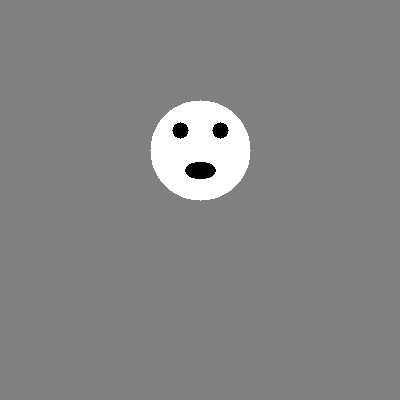
#> input picture DogFaceNet-Project/test_face.jpg, 400 x 400 px
$ python basic_enhanced_detector.py
#> lines starting #> are read from the running program, lines starting #| are printed output that depends on the picture; after the words box and inside, x2 and y2 are one past the last pixel; in counts of white or black regions, pixels touching at a corner belong together
#!/usr/bin/env python3
"""
Basic Enhanced Animal Detector - PyTorch/YOLO 없이 동작하는 버전
"""
import cv2
import numpy as np
from pathlib import Path
import json
from datetime import datetime

class BasicEnhancedDetector:
    """기본 라이브러리만 사용하는 향상된 탐지기"""

    def __init__(self):
        self.cascades = {}
        self.load_cascades()

    def load_cascades(self):
        """Haar Cascade들 로드"""
        print("Loading Haar Cascades...")

        cascade_path = cv2.data.haarcascades
        cascade_files = {
            'frontal_face': 'haarcascade_frontalface_default.xml',
            'frontal_face_alt': 'haarcascade_frontalface_alt.xml',
            'profile_face': 'haarcascade_profileface.xml',
            'eye': 'haarcascade_eye.xml',
        }

        for name, file in cascade_files.items():
            try:
                full_path = cascade_path + file
                cascade = cv2.CascadeClassifier(full_path)
                if not cascade.empty():
                    self.cascades[name] = cascade
                    print(f"OK: {name}")
                else:
                    print(f"FAILED: {name}")
            except Exception as e:
                print(f"ERROR loading {name}: {e}")

    def enhanced_preprocessing(self, image):
        """향상된 전처리"""
        gray = cv2.cvtColor(image, cv2.COLOR_BGR2GRAY) if len(image.shape) == 3 else image

        # 1. CLAHE 적용
        clahe = cv2.createCLAHE(clipLimit=2.0, tileGridSize=(8,8))
        enhanced = clahe.apply(gray)

        # 2. 가우시안 블러
        blurred = cv2.GaussianBlur(enhanced, (3, 3), 0)

        # 3. 히스토그램 균등화
        equalized = cv2.equalizeHist(blurred)

        return {
            'original': gray,
            'clahe': enhanced,
            'blurred': blurred,
            'equalized': equalized
        }

    def detect_with_multiple_cascades(self, image):
        """여러 Cascade로 탐지"""
        preprocessed = self.enhanced_preprocessing(image)
        all_detections = []

        for cascade_name, cascade in self.cascades.items():
            for preprocess_name, processed_img in preprocessed.items():
                # 다양한 파라미터로 탐지
                params_sets = [
                    {'scaleFactor': 1.05, 'minNeighbors': 3},
                    {'scaleFactor': 1.1, 'minNeighbors': 4},
                    {'scaleFactor': 1.15, 'minNeighbors': 5},
                ]

                for params in params_sets:
                    faces = cascade.detectMultiScale(
                        processed_img,
                        scaleFactor=params['scaleFactor'],
                        minNeighbors=params['minNeighbors'],
                        minSize=(20, 20),
                        maxSize=(300, 300)
                    )

                    for (x, y, w, h) in faces:
                        # 크기 기반 신뢰도
                        area = w * h
                        img_area = processed_img.shape[0] * processed_img.shape[1]
                        size_ratio = area / img_area
                        confidence = min(0.95, 0.4 + size_ratio * 3)

                        all_detections.append({
                            'method': f'{cascade_name}_{preprocess_name}',
                            'bbox': (x, y, w, h),
                            'confidence': confidence,
                            'params': params
                        })

        return self.apply_nms(all_detections)

    def detect_circles(self, image):
        """원형 특징(눈, 코) 탐지"""
        gray = cv2.cvtColor(image, cv2.COLOR_BGR2GRAY) if len(image.shape) == 3 else image

        # 가우시안 블러 적용
        blurred = cv2.GaussianBlur(gray, (9, 9), 2)

        # 다양한 파라미터로 원 탐지
        param_sets = [
            {'dp': 1, 'minDist': 30, 'param1': 50, 'param2': 30, 'minRadius': 5, 'maxRadius': 50},
            {'dp': 1.2, 'minDist': 25, 'param1': 40, 'param2': 25, 'minRadius': 8, 'maxRadius': 80},
            {'dp': 2, 'minDist': 20, 'param1': 60, 'param2': 35, 'minRadius': 10, 'maxRadius': 60},
        ]

        circle_detections = []

        for params in param_sets:
            circles = cv2.HoughCircles(
                blurred,
                cv2.HOUGH_GRADIENT,
                dp=params['dp'],
                minDist=params['minDist'],
                param1=params['param1'],
                param2=params['param2'],
                minRadius=params['minRadius'],
                maxRadius=params['maxRadius']
            )

            if circles is not None:
                circles = np.round(circles[0, :]).astype("int")
                for (x, y, r) in circles[:10]:  # 최대 10개
                    confidence = min(1.0, r / 40.0)  # 반지름 기반 신뢰도
                    circle_detections.append({
                        'method': 'HoughCircles',
                        'bbox': (x-r, y-r, 2*r, 2*r),
                        'confidence': confidence,
                        'type': 'circle'
                    })

        return circle_detections[:5]  # 상위 5개

    def detect_contours(self, image):
        """윤곽선 기반 탐지"""
        gray = cv2.cvtColor(image, cv2.COLOR_BGR2GRAY) if len(image.shape) == 3 else image

        # 전처리
        blurred = cv2.GaussianBlur(gray, (5, 5), 0)

        # 적응적 임계값
        thresh = cv2.adaptiveThreshold(
            blurred, 255, cv2.ADAPTIVE_THRESH_GAUSSIAN_C,
            cv2.THRESH_BINARY_INV, 11, 2
        )

        # 모폴로지 연산
        kernel = np.ones((3, 3), np.uint8)
        thresh = cv2.morphologyEx(thresh, cv2.MORPH_CLOSE, kernel)

        # 윤곽선 찾기
        contours, _ = cv2.findContours(thresh, cv2.RETR_EXTERNAL, cv2.CHAIN_APPROX_SIMPLE)

        contour_detections = []
        height, width = gray.shape
        min_area = (width * height) * 0.005  # 0.5%
        max_area = (width * height) * 0.4    # 40%

        for contour in contours:
            area = cv2.contourArea(contour)
            if min_area < area < max_area:
                x, y, w, h = cv2.boundingRect(contour)

                # 종횡비 확인
                aspect_ratio = w / h
                if 0.4 < aspect_ratio < 2.5:
                    # 면적 기반 신뢰도
                    confidence = min(0.8, area / max_area * 2)

                    contour_detections.append({
                        'method': 'Contour',
                        'bbox': (x, y, w, h),
                        'confidence': confidence,
                        'area': area
                    })

        # 신뢰도순 정렬하여 상위 5개
        contour_detections.sort(key=lambda x: x['confidence'], reverse=True)
        return contour_detections[:5]

    def apply_nms(self, detections, threshold=0.3):
        """Non-Maximum Suppression"""
        if not detections:
            return []

        # 신뢰도순 정렬
        detections = sorted(detections, key=lambda x: x['confidence'], reverse=True)

        kept = []
        for detection in detections:
            x1, y1, w1, h1 = detection['bbox']

            # 기존 탐지와 겹침 확인
            overlap = False
            for kept_det in kept:
                x2, y2, w2, h2 = kept_det['bbox']

                # IoU 계산
                xi1, yi1 = max(x1, x2), max(y1, y2)
                xi2, yi2 = min(x1+w1, x2+w2), min(y1+h1, y2+h2)

                if xi1 < xi2 and yi1 < yi2:
                    inter_area = (xi2 - xi1) * (yi2 - yi1)
                    union_area = w1*h1 + w2*h2 - inter_area
                    iou = inter_area / union_area if union_area > 0 else 0

                    if iou > threshold:
                        overlap = True
                        break

            if not overlap:
                kept.append(detection)

            if len(kept) >= 10:  # 최대 10개
                break

        return kept

    def ensemble_detection(self, image_path):
        """앙상블 탐지 수행"""
        image = cv2.imread(str(image_path))
        if image is None:
            return None, [], {}

        all_detections = []
        method_images = {}

        print("Running cascade detection...")
        cascade_dets = self.detect_with_multiple_cascades(image)
        all_detections.extend(cascade_dets)

        print("Running circle detection...")
        circle_dets = self.detect_circles(image)
        all_detections.extend(circle_dets)

        print("Running contour detection...")
        contour_dets = self.detect_contours(image)
        all_detections.extend(contour_dets)

        # 최종 NMS
        final_detections = self.apply_nms(all_detections, threshold=0.4)

        # 결과 이미지 생성
        result_image = self.draw_detections(image, final_detections)

        # 방법별 이미지
        method_images['cascades'] = self.draw_detections(image.copy(), cascade_dets)
        method_images['circles'] = self.draw_detections(image.copy(), circle_dets)
        method_images['contours'] = self.draw_detections(image.copy(), contour_dets)

        return result_image, final_detections, method_images

    def draw_detections(self, image, detections):
        """탐지 결과 시각화"""
        result = image.copy()

        colors = {
            'cascade': (0, 255, 0),    # 초록
            'circle': (255, 255, 0),   # 노랑
            'contour': (255, 0, 255),  # 마젠타
            'default': (0, 0, 255)     # 빨강
        }

        for det in detections:
            x, y, w, h = det['bbox']
            confidence = det['confidence']
            method = det['method'].lower()

            # 색상 선택
            color = colors['default']
            for key in colors:
                if key in method:
                    color = colors[key]
                    break

            # 바운딩 박스
            thickness = 3 if confidence > 0.7 else 2
            cv2.rectangle(result, (x, y), (x+w, y+h), color, thickness)

            # 라벨
            label = f"{det['method']}: {confidence:.2f}"
            cv2.putText(result, label, (x, y-10),
                       cv2.FONT_HERSHEY_SIMPLEX, 0.5, color, 2)

            # 중심점
            center_x, center_y = x + w//2, y + h//2
            cv2.circle(result, (center_x, center_y), 3, color, -1)

        # 탐지 수 표시
        cv2.putText(result, f"Detections: {len(detections)}", (10, 30),
                   cv2.FONT_HERSHEY_SIMPLEX, 1, (255, 255, 255), 2)

        return result

    def save_results(self, image, detections, output_path):
        """결과 저장"""
        # 이미지 저장
        cv2.imwrite(str(output_path), image)

        # JSON 정보 저장
        info_path = Path(output_path).with_suffix('.json')
        with open(info_path, 'w') as f:
            json.dump({
                'timestamp': datetime.now().isoformat(),
                'total_detections': len(detections),
                'detections': [
                    {
                        'method': det.get('method', 'Unknown'),
                        'bbox': [int(x) for x in det['bbox']],
                        'confidence': float(det['confidence'])
                    }
                    for det in detections
                ]
            }, f, indent=2)

        print(f"Results saved: {output_path}")
        print(f"Info saved: {info_path}")


def test_basic_enhanced():
    """기본 Enhanced Detector 테스트"""
    print("Basic Enhanced Animal Detection Test")
    print("="*40)

    detector = BasicEnhancedDetector()

    # 테스트 이미지
    test_image = 'test_face.jpg'
    if not Path(test_image).exists():
        print("Creating test image...")
        import numpy as np

        # 테스트 이미지 생성
        img = np.ones((400, 400, 3), dtype=np.uint8) * 128
        cv2.circle(img, (200, 150), 60, (255, 255, 255), -1)  # 얼굴
        cv2.circle(img, (180, 130), 10, (0, 0, 0), -1)        # 왼쪽 눈
        cv2.circle(img, (220, 130), 10, (0, 0, 0), -1)        # 오른쪽 눈
        cv2.ellipse(img, (200, 170), (20, 10), 0, 0, 360, (0, 0, 0), -1)  # 코

        cv2.imwrite(test_image, img)
        print(f"Test image created: {test_image}")

    # 탐지 수행
    print("Running enhanced detection...")
    final_image, detections, method_images = detector.ensemble_detection(test_image)
#> in ensemble_detection, image is the input picture: shape (400, 400, 3); min 0, max 255, mean 132.9
#> in enhanced_preprocessing, `equalized = cv2.equalizeHist(blurred)`:
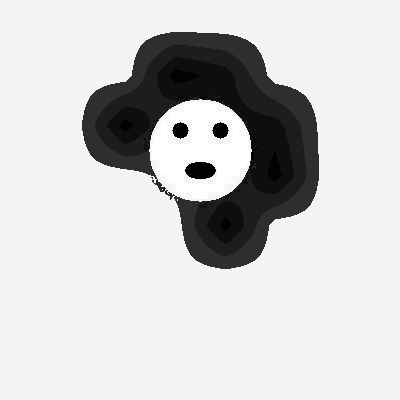
#> equalized: shape (400, 400); min 0, max 255, mean 205
#> in detect_with_multiple_cascades, `preprocessed = self.enhanced_preprocessing(image)`: preprocessed = 4 items
#> in ensemble_detection, `cascade_dets = self.detect_with_multiple_cascades(image)`: cascade_dets = 1 item
#> the loop in detect_circles, `for params in param_sets:` made 3 passes
#> circles on passes 1 to 3: [[200, 150, 49]], [[200, 151, 49]], [[201, 151, 49], [185, 139, 32], [213, 133, 30]]
#> after the loop in detect_circles, `for params in param_sets:`: circle_detections = 5 items
#> in detect_contours, `thresh = cv2.adaptiveThreshold( blurred, 255, cv2.ADAPTIVE_THRESH_GAUS..`:
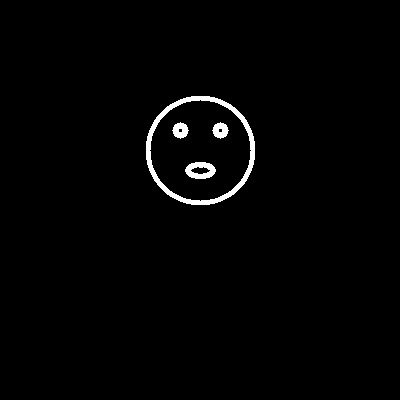
#> thresh: shape (400, 400); 1.5% white; 4 white regions, box (x1, y1, x2, y2) and area: (146, 96, 255, 205) 1618, (185, 162, 216, 179) 333, (172, 122, 189, 139) 188, (212, 122, 229, 139) 188
#> in detect_contours, `thresh = cv2.morphologyEx(thresh, cv2.MORPH_CLOSE, kernel)`: thresh: shape (400, 400); 1.5% white; 4 white regions
#> in detect_contours, `contours, _ = cv2.findContours(thresh, cv2.RETR_EXTERNAL, cv2.CHAIN_AP..`: contours = 1 contour; box (x1, y1, x2, y2) and area: (146, 96, 255, 205) 9308
#> the loop in detect_contours, `for contour in contours:` made 1 pass
#> (area, x, y, w, h, aspect_ratio, confidence) on pass 1: (9308, 146, 96, 109, 109, 1, 0.291)
#> after the loop in detect_contours, `for contour in contours:`: contour_detections = 1 item
#> the loop in apply_nms (call 2), `for detection in detections:` made 7 passes
#> (x1, y1, w1, h1) on passes 1 to 7: (151, 101, 98, 98), (151, 102, 98, 98), (152, 102, 98, 98), (143, 70, 163, 163), (153, 107, 64, 64), (183, 103, 60, 60), (146, 96, 109, 109)
#> in ensemble_detection, `final_detections = self.apply_nms(all_detections, threshold=0.4)`: final_detections = 3 items
#> the loop in draw_detections, `for det in detections:` made 3 passes
#> (x, y, w, h, confidence, method, label, center_x) on passes 1 to 3: (151, 101, 98, 98, 1, 'houghcircles', 'HoughCircles: 1.00', 200), (143, 70, 163, 163, 0.898, 'profile_face_equalized', 'profile_face_equalized: 0.90', 224), (183, 103, 60, 60, 0.75, 'houghcircles', 'HoughCircles: 0.75', 213)
#> after the loop in draw_detections, `for det in detections:`: result: shape (400, 400, 3); 5.89% of pixels changed, all inside (x1, y1, x2, y2) = (141, 48, 364, 236)
#> in draw_detections, `cv2.putText(result, f"Detections: {len(detections)}", (10, 30), cv2.FO..`: result: shape (400, 400, 3); mean B, G, R 133.2, 133.2, 133.3
#> the loop in draw_detections (call 2), `for det in detections:` made 1 pass
#> (x, y, w, h, confidence, method, thickness) on pass 1: (143, 70, 163, 163, 0.898, 'profile_face_equalized', 3)
#> in draw_detections (call 2), `cv2.putText(result, f"Detections: {len(detections)}", (10, 30), cv2.FO..`:
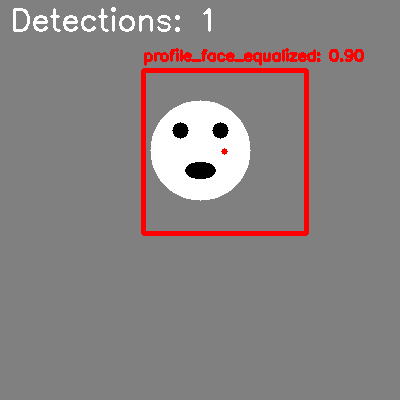
#> result: shape (400, 400, 3); mean of channels 0, 1, 2 130.1, 130.1, 137.8; drawn as B, G, R
#> the loop in draw_detections (call 3), `for det in detections:` made 5 passes
#> (x, y, w, h, confidence, label, center_x, center_y) on passes 1 to 5: (151, 101, 98, 98, 1, 'HoughCircles: 1.00', 200, 150), (151, 102, 98, 98, 1, 'HoughCircles: 1.00', 200, 151), (152, 102, 98, 98, 1, 'HoughCircles: 1.00', 201, 151), (153, 107, 64, 64, 0.8, 'HoughCircles: 0.80', 185, 139), (183, 103, 60, 60, 0.75, 'HoughCircles: 0.75', 213, 133)
#> after the loop in draw_detections (call 3), `for det in detections:`:
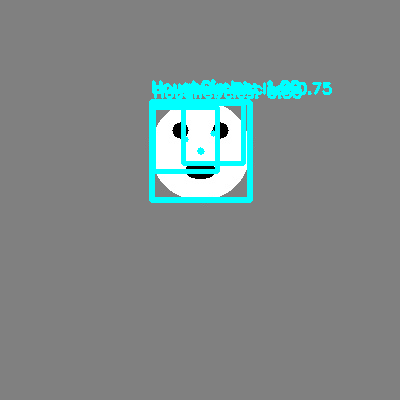
#> result: shape (400, 400, 3); 4.12% of pixels changed, all inside (x1, y1, x2, y2) = (149, 79, 332, 203); drawn as B, G, R
#> in draw_detections (call 3), `cv2.putText(result, f"Detections: {len(detections)}", (10, 30), cv2.FO..`:
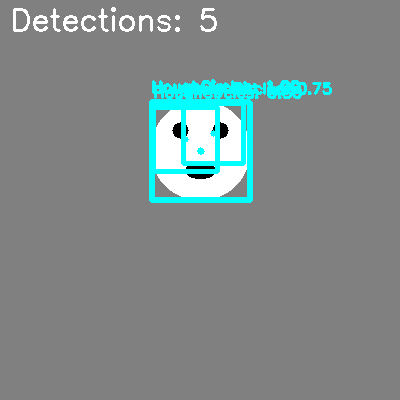
#> result: shape (400, 400, 3); 0.89% of pixels changed, all inside (x1, y1, x2, y2) = (13, 7, 217, 32); drawn as B, G, R
#> the loop in draw_detections (call 4), `for det in detections:` made 1 pass
#> (x, y, w, h, confidence, method, thickness) on pass 1: (146, 96, 109, 109, 0.291, 'contour', 2)
#> after the loop in draw_detections (call 4), `for det in detections:`:
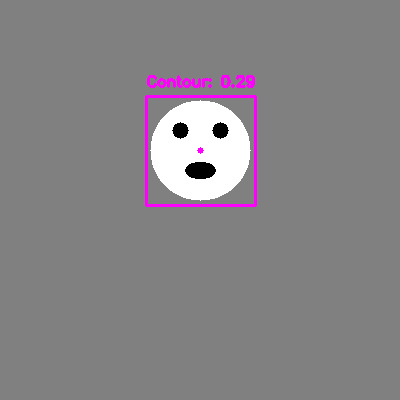
#> result: shape (400, 400, 3); 1.27% of pixels changed, all inside (x1, y1, x2, y2) = (145, 75, 257, 207); drawn as B, G, R
#> in draw_detections (call 4), `cv2.putText(result, f"Detections: {len(detections)}", (10, 30), cv2.FO..`:
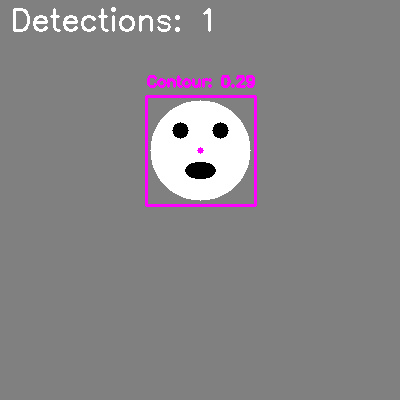
#> result: shape (400, 400, 3); 0.84% of pixels changed, all inside (x1, y1, x2, y2) = (13, 7, 211, 32); drawn as B, G, R
#> detections = 3 items; method_images = 3 items

    if detections:
        print(f"SUCCESS: Found {len(detections)} detections")
#| SUCCESS: Found 3 detections
        for i, det in enumerate(detections, 1):
            print(f"  {i}. {det['method']}: {det['confidence']:.3f} at {det['bbox']}")
#> this loop made 3 passes
#|   1. HoughCircles: 1.000 at (151, 101, 98, 98)
#|   2. profile_face_equalized: 0.898 at (143, 70, 163, 163)
#|   3. HoughCircles: 0.750 at (183, 103, 60, 60)
    else:
        print("No detections found")

    # 결과 저장
    detector.save_results(final_image, detections, 'basic_enhanced_result.jpg')

    # 방법별 결과 저장
    for method, img in method_images.items():
        output_file = f'basic_enhanced_{method}.jpg'
        cv2.imwrite(output_file, img)
        print(f"Method result saved: {output_file}")
#> this loop made 3 passes
#| Method result saved: basic_enhanced_cascades.jpg
#| Method result saved: basic_enhanced_circles.jpg
#| Method result saved: basic_enhanced_contours.jpg

    return True

if __name__ == "__main__":
    test_basic_enhanced()
